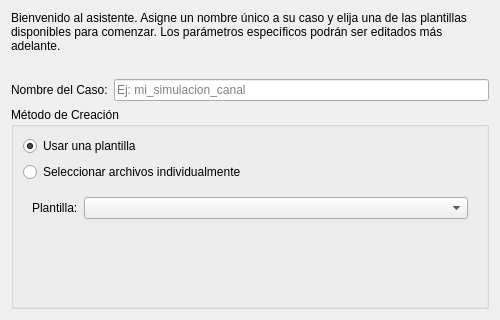
<?xml version="1.0" encoding="UTF-8"?>
<ui version="4.0">
 <class>IntroPage</class>
 <widget class="QWizardPage" name="introPage">
  <property name="geometry">
   <rect>
    <x>0</x>
    <y>0</y>
    <width>500</width>
    <height>320</height>
   </rect>
  </property>
  <property name="windowTitle">
   <string>WizardPage</string>
  </property>
  <property name="title">
   <string>Paso 1: Configuración Inicial</string>
  </property>
  <property name="subTitle">
   <string>Defina el nombre del caso y seleccione una plantilla base para la simulación.</string>
  </property>
  <layout class="QVBoxLayout" name="verticalLayout">
   <item>
    <widget class="QLabel" name="descriptionLabel">
     <property name="text">
      <string>Bienvenido al asistente. Asigne un nombre único a su caso y elija una de las plantillas disponibles para comenzar. Los parámetros específicos podrán ser editados más adelante.</string>
     </property>
     <property name="wordWrap">
      <bool>true</bool>
     </property>
    </widget>
   </item>
   <item>
    <spacer name="verticalSpacer_1">
     <property name="orientation">
      <enum>Qt::Vertical</enum>
     </property>
     <property name="sizeType">
      <enum>QSizePolicy::Fixed</enum>
     </property>
     <property name="sizeHint" stdset="0">
      <size>
       <width>20</width>
       <height>20</height>
      </size>
     </property>
    </spacer>
   </item>
   <item>
    <layout class="QFormLayout" name="formLayout">
     <property name="fieldGrowthPolicy">
      <enum>QFormLayout::AllNonFixedFieldsGrow</enum>
     </property>
     <item row="0" column="0">
      <widget class="QLabel" name="caseNameLabel">
       <property name="text">
        <string>Nombre del Caso:</string>
       </property>
      </widget>
     </item>
     <item row="0" column="1">
      <widget class="QLineEdit" name="caseNameLineEdit">
       <property name="placeholderText">
        <string>Ej: mi_simulacion_canal</string>
       </property>
      </widget>
     </item>
    </layout>
   </item>
   <item>
    <widget class="QGroupBox" name="creationModeGroupBox">
     <property name="title">
      <string>Método de Creación</string>
     </property>
     <layout class="QVBoxLayout" name="verticalLayout_2">
      <item>
       <widget class="QRadioButton" name="templateRadioButton">
        <property name="text">
         <string>Usar una plantilla</string>
        </property>
        <property name="checked">
         <bool>true</bool>
        </property>
       </widget>
      </item>
      <item>
       <widget class="QRadioButton" name="customFilesRadioButton">
        <property name="text">
         <string>Seleccionar archivos individualmente</string>
        </property>
       </widget>
      </item>
      <item>
       <widget class="QStackedWidget" name="creationModeStackedWidget">
        <property name="currentIndex">
         <number>0</number>
        </property>
        <widget class="QWidget" name="templateContainer">
         <layout class="QFormLayout" name="formLayout_2">
          <item row="0" column="0">
           <widget class="QLabel" name="templateLabel">
            <property name="text">
             <string>Plantilla:</string>
            </property>
           </widget>
          </item>
          <item row="0" column="1">
           <widget class="QComboBox" name="templateComboBox"/>
          </item>
         </layout>
        </widget>
        <widget class="QWidget" name="customFileContainer">
         <layout class="QHBoxLayout" name="horizontalLayout">
          <item>
           <layout class="QVBoxLayout" name="availableFilesLayout">
            <item>
             <widget class="QLabel" name="availableFilesLabel">
              <property name="text">
               <string>Archivos Disponibles:</string>
              </property>
             </widget>
            </item>
            <item>
             <widget class="QListWidget" name="availableFilesListWidget"/>
            </item>
           </layout>
          </item>
          <item>
           <layout class="QVBoxLayout" name="addRemoveLayout">
            <item>
             <spacer name="verticalSpacer_3">
              <property name="orientation">
               <enum>Qt::Vertical</enum>
              </property>
              <property name="sizeHint" stdset="0">
               <size>
                <width>20</width>
                <height>40</height>
               </size>
              </property>
             </spacer>
            </item>
            <item>
             <widget class="QPushButton" name="addButton">
              <property name="text">
               <string>&gt;</string>
              </property>
             </widget>
            </item>
            <item>
             <widget class="QPushButton" name="removeButton">
              <property name="text">
               <string>&lt;</string>
              </property>
             </widget>
            </item>
            <item>
             <spacer name="verticalSpacer_4">
              <property name="orientation">
               <enum>Qt::Vertical</enum>
              </property>
              <property name="sizeHint" stdset="0">
               <size>
                <width>20</width>
                <height>40</height>
               </size>
              </property>
             </spacer>
            </item>
           </layout>
          </item>
          <item>
           <layout class="QVBoxLayout" name="selectedFilesLayout">
            <item>
             <widget class="QLabel" name="selectedFilesLabel">
              <property name="text">
               <string>Archivos Seleccionados:</string>
              </property>
             </widget>
            </item>
            <item>
             <widget class="QListWidget" name="selectedFilesListWidget"/>
            </item>
           </layout>
          </item>
         </layout>
        </widget>
       </widget>
      </item>
     </layout>
    </widget>
   </item>
   <item>
    <spacer name="verticalSpacer_2">
     <property name="orientation">
      <enum>Qt::Vertical</enum>
     </property>
     <property name="sizeHint" stdset="0">
      <size>
       <width>20</width>
       <height>40</height>
      </size>
     </property>
    </spacer>
   </item>
  </layout>
 </widget>
 <resources/>
 <connections/>
</ui>
